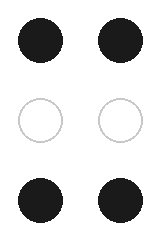
#> input picture assets/braille/12_kha.png, 160 x 240 px, found by its file name
$ python split_subrows.py
#> lines starting #> are read from the running program, lines starting #| are printed output that depends on the picture
import numpy as np
from PIL import Image

def inspect_crop(path, name):
#> called with path = 'scratch/inspected_letters/12_kha.png', name = 'kha'
    im = Image.open(path).convert('RGB')
#> im is the input picture: PIL image 160x240 RGB; min 26, max 255, mean 216.5
    arr = np.array(im)
    h, w, _ = arr.shape
#> h = 240; w = 160
    gray = np.mean(arr, axis=2)

    # Check for horizontal dividers
    dividers = []
    for y in range(h):
        # check if row is a horizontal border
        if np.sum((gray[y, :] >= 150) & (gray[y, :] <= 215)) > w * 0.6:
            dividers.append(y)
#> after the loop, dividers = []
    print(f"\n=== {name} ({w}x{h}) ===")
#| === kha (160x240) ===
    print("Internal horizontal dividers:", dividers)
#| Internal horizontal dividers: []

    # Let's save Bangladesh (top) and India (bottom) if divider exists
    if dividers:
        mid_y = dividers[len(dividers)//2]
        top = im.crop((0, 0, w, mid_y))
        bot = im.crop((0, mid_y, w, h))
        top.save(f"scratch/inspected_letters/{name}_bd.png")
        bot.save(f"scratch/inspected_letters/{name}_in.png")
        print(f"Saved {name}_bd.png (top: {top.size}) and {name}_in.png (bot: {bot.size})")
    else:
        im.save(f"scratch/inspected_letters/{name}_single.png")

inspect_crop('scratch/inspected_letters/12_kha.png', 'kha')
inspect_crop('scratch/inspected_letters/19_jha.png', 'jha')
#> call 2 of inspect_crop, with path = 'scratch/inspected_letters/19_jha.png', name = 'jha'
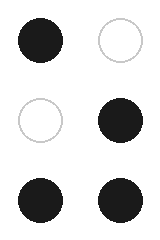
#> input picture assets/braille/19_jha.png, 160 x 240 px, found by its file name
#> in inspect_crop, im is the input picture: PIL image 160x240 RGB; min 26, max 255, mean 216.5
#| === jha (160x240) ===
#| Internal horizontal dividers: []
inspect_crop('scratch/inspected_letters/06_ri.png', 'ri')
#> call 3 of inspect_crop, with path = 'scratch/inspected_letters/06_ri.png', name = 'ri'
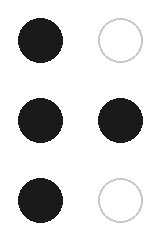
#> input picture assets/braille/06_ri.png, 160 x 240 px, found by its file name
#> in inspect_crop, im is the input picture: PIL image 160x240 RGB; min 26, max 255, mean 216.5
#| === ri (160x240) ===
#| Internal horizontal dividers: []
